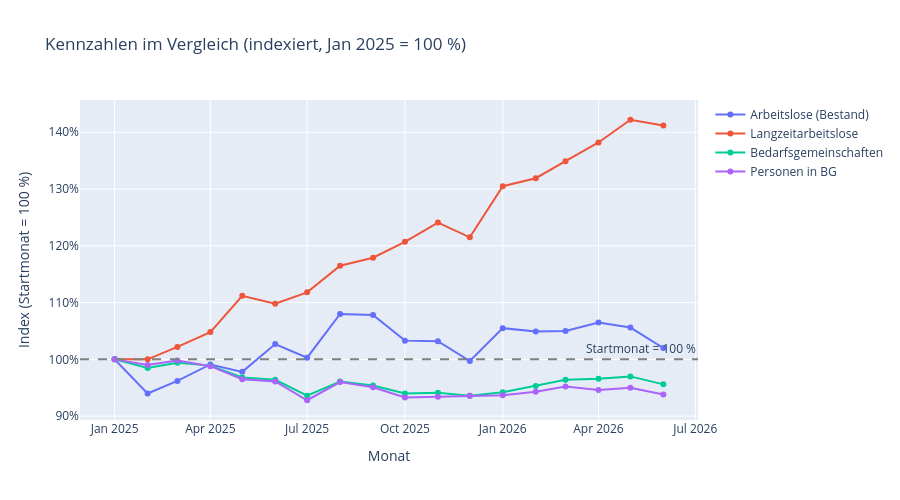

Write notebook code for a chart like this one.
### Markdown cell above
## 4. Kennzahlen im Vergleich (indexiert)

Die vier Kernkennzahlen haben sehr unterschiedliche Größenordnungen (500 bis 5.000+), daher
werden sie hier auf den ersten Berichtsmonat **indexiert**: Der Wert im Startmonat wird gleich
**100** gesetzt, alle folgenden Monate werden relativ dazu umgerechnet.

**So liest man die Werte:** 100 = wie im Startmonat. Ein Wert von **110** bedeutet **+10 %**
gegenüber dem Startmonat, ein Wert von **90** bedeutet **−10 %**. So lassen sich Kennzahlen mit
völlig unterschiedlichen absoluten Größenordnungen (z. B. 700 Langzeitarbeitslose vs. 5.000
Personen in BG) in einem Diagramm vergleichen.

### Code cell
vergleich_spalten = ["Arbeitslose (Bestand)", "Langzeitarbeitslose", "Bedarfsgemeinschaften", "Personen in BG"]
indexiert = (kennzahlen[vergleich_spalten] / kennzahlen[vergleich_spalten].iloc[0] * 100).round(1)

fig = go.Figure()
for spalte in vergleich_spalten:
    fig.add_trace(go.Scatter(
        x=indexiert.index, y=indexiert[spalte], name=spalte,
        mode="lines+markers", marker=dict(size=6),
        hovertemplate="%{y:.1f}<extra></extra>",
    ))
fig.add_hline(y=100, line_dash="dash", line_color="grey", annotation_text="Startmonat = 100 %")
fig.update_layout(
    title=f"Kennzahlen im Vergleich (indexiert, {indexiert.index[0]:%b %Y} = 100 %)",
    yaxis_title="Index (Startmonat = 100 %)",
    yaxis_ticksuffix="%",
    xaxis_title="Monat",
    hovermode="x unified",
    height=500,
)
fig

### Figure 1 — Plotly figure (JSON) as saved in the notebook; plotly's stock layout.template omitted (floating-point values rounded to 4 significant figures)
{"data": [{"hovertemplate": "%{y:.1f}<extra></extra>", "marker": {"size": 6}, "mode": "lines+markers", "name": "Arbeitslose (Bestand)", "type": "scatter", "x": ["2025-01-01T00:00:00", "2025-02-01T00:00:00", "2025-03-01T00:00:00", "2025-04-01T00:00:00", "2025-05-01T00:00:00", "2025-06-01T00:00:00", "2025-07-01T00:00:00", "2025-08-01T00:00:00", "2025-09-01T00:00:00", "2025-10-01T00:00:00", "2025-11-01T00:00:00", "2025-12-01T00:00:00", "2026-01-01T00:00:00", "2026-02-01T00:00:00", "2026-03-01T00:00:00", "2026-04-01T00:00:00", "2026-05-01T00:00:00", "2026-06-01T00:00:00"], "y": [100.0, 94.0, 96.2, 99.1, 97.8, 102.7, 100.3, 108.0, 107.8, 103.3, 103.2, 99.7, 105.5, 104.9, 105.0, 106.5, 105.6, 102.0]}, {"hovertemplate": "%{y:.1f}<extra></extra>", "marker": {"size": 6}, "mode": "lines+markers", "name": "Langzeitarbeitslose", "type": "scatter", "x": ["2025-01-01T00:00:00", "2025-02-01T00:00:00", "2025-03-01T00:00:00", "2025-04-01T00:00:00", "2025-05-01T00:00:00", "2025-06-01T00:00:00", "2025-07-01T00:00:00", "2025-08-01T00:00:00", "2025-09-01T00:00:00", "2025-10-01T00:00:00", "2025-11-01T00:00:00", "2025-12-01T00:00:00", "2026-01-01T00:00:00", "2026-02-01T00:00:00", "2026-03-01T00:00:00", "2026-04-01T00:00:00", "2026-05-01T00:00:00", "2026-06-01T00:00:00"], "y": [100.0, 100.0, 102.2, 104.8, 111.2, 109.8, 111.8, 116.5, 117.9, 120.7, 124.1, 121.5, 130.5, 131.9, 134.9, 138.2, 142.2, 141.2]}, {"hovertemplate": "%{y:.1f}<extra></extra>", "marker": {"size": 6}, "mode": "lines+markers", "name": "Bedarfsgemeinschaften", "type": "scatter", "x": ["2025-01-01T00:00:00", "2025-02-01T00:00:00", "2025-03-01T00:00:00", "2025-04-01T00:00:00", "2025-05-01T00:00:00", "2025-06-01T00:00:00", "2025-07-01T00:00:00", "2025-08-01T00:00:00", "2025-09-01T00:00:00", "2025-10-01T00:00:00", "2025-11-01T00:00:00", "2025-12-01T00:00:00", "2026-01-01T00:00:00", "2026-02-01T00:00:00", "2026-03-01T00:00:00", "2026-04-01T00:00:00", "2026-05-01T00:00:00", "2026-06-01T00:00:00"], "y": [100.0, 98.5, 99.4, 98.9, 96.8, 96.4, 93.6, 96.1, 95.4, 94.0, 94.1, 93.6, 94.2, 95.3, 96.4, 96.6, 97.0, 95.6]}, {"hovertemplate": "%{y:.1f}<extra></extra>", "marker": {"size": 6}, "mode": "lines+markers", "name": "Personen in BG", "type": "scatter", "x": ["2025-01-01T00:00:00", "2025-02-01T00:00:00", "2025-03-01T00:00:00", "2025-04-01T00:00:00", "2025-05-01T00:00:00", "2025-06-01T00:00:00", "2025-07-01T00:00:00", "2025-08-01T00:00:00", "2025-09-01T00:00:00", "2025-10-01T00:00:00", "2025-11-01T00:00:00", "2025-12-01T00:00:00", "2026-01-01T00:00:00", "2026-02-01T00:00:00", "2026-03-01T00:00:00", "2026-04-01T00:00:00", "2026-05-01T00:00:00", "2026-06-01T00:00:00"], "y": [100.0, 99.0, 99.8, 98.8, 96.5, 96.1, 92.8, 96.0, 95.1, 93.3, 93.4, 93.6, 93.7, 94.3, 95.2, 94.6, 95.0, 93.8]}], "layout": {"annotations": [{"showarrow": false, "text": "Startmonat = 100 %", "x": 1, "xanchor": "right", "xref": "x domain", "y": 100, "yanchor": "bottom", "yref": "y"}], "height": 500, "hovermode": "x unified", "shapes": [{"line": {"color": "grey", "dash": "dash"}, "type": "line", "x0": 0, "x1": 1, "xref": "x domain", "y0": 100, "y1": 100, "yref": "y"}], "title": {"text": "Kennzahlen im Vergleich (indexiert, Jan 2025 = 100 %)"}, "xaxis": {"title": {"text": "Monat"}}, "yaxis": {"ticksuffix": "%", "title": {"text": "Index (Startmonat = 100 %)"}}}}
